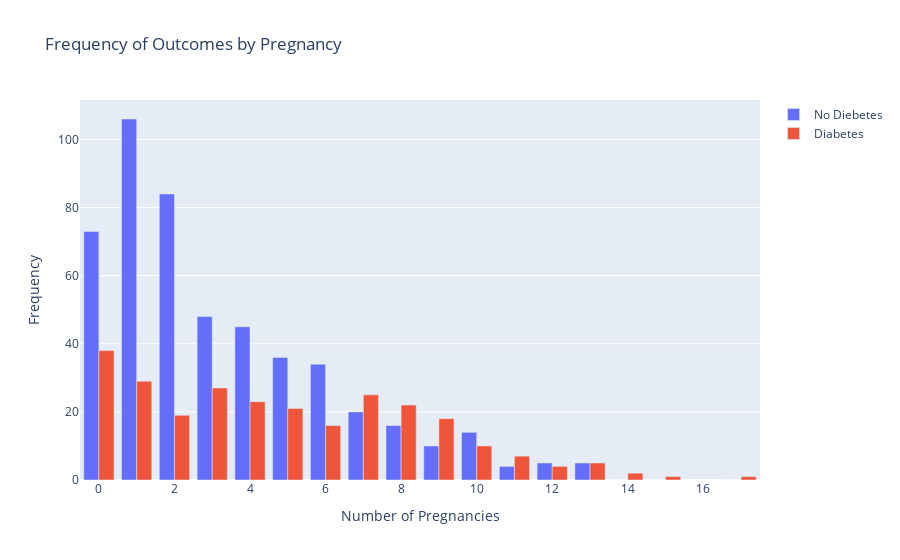

The cell this chart's notebook holds for it:
### Code cell
agg_data = df.groupby(['Pregnancies', 'Outcome']).size().unstack(fill_value=0)
# Create bar plot
fig = go.Figure(data=[
    go.Bar(name='No Diebetes', x=agg_data.index, y=agg_data[0]),
    go.Bar(name='Diabetes', x=agg_data.index, y=agg_data[1])
])

# Update layout
fig.update_layout(
    title='Frequency of Outcomes by Pregnancy',
    xaxis=dict(title='Number of Pregnancies'),
    yaxis=dict(title='Frequency'),
    barmode='group'
)

# Show plot
fig.show()

### Figure 1 — Plotly figure (JSON) as saved in the notebook; plotly's stock layout.template omitted (floating-point values rounded to 4 significant figures)
{"data": [{"name": "No Diebetes", "type": "bar", "x": [0, 1, 2, 3, 4, 5, 6, 7, 8, 9, 10, 11, 12, 13, 14, 15, 17], "y": [73, 106, 84, 48, 45, 36, 34, 20, 16, 10, 14, 4, 5, 5, 0, 0, 0]}, {"name": "Diabetes", "type": "bar", "x": [0, 1, 2, 3, 4, 5, 6, 7, 8, 9, 10, 11, 12, 13, 14, 15, 17], "y": [38, 29, 19, 27, 23, 21, 16, 25, 22, 18, 10, 7, 4, 5, 2, 1, 1]}], "layout": {"barmode": "group", "title": {"text": "Frequency of Outcomes by Pregnancy"}, "xaxis": {"title": {"text": "Number of Pregnancies"}}, "yaxis": {"title": {"text": "Frequency"}}}}
